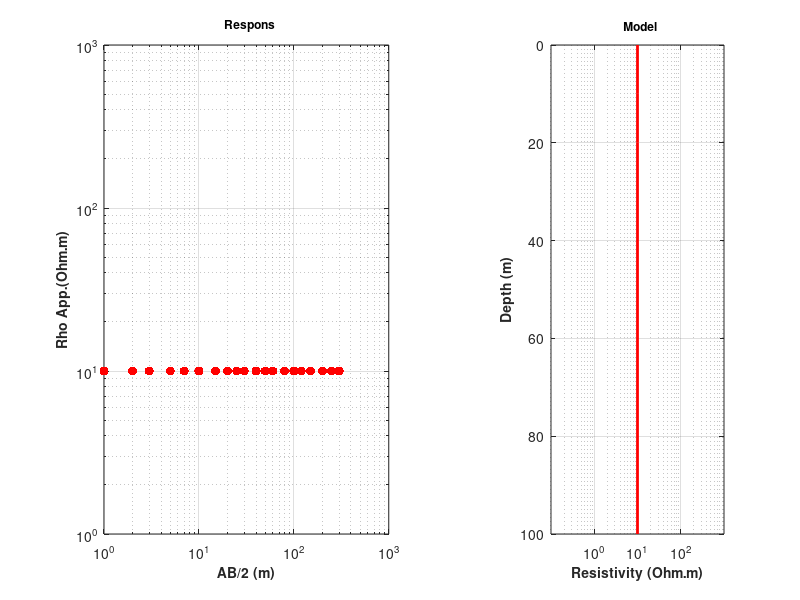

The MATLAB source for this figure:
% Forward 1D DC Resistivity
% Reference: Ekinci Y L and Demirci A. 2008. J. of Appl. Sciences 8 (22): 4070-4078
% Modified: M. Heriyanto and W. Srigutomo. 2016. Journal of Physics: Conference Series 877 (2017) 012066.
% URL: https://github.com/mheriyanto/MH1DDC

clc; clear all; close all;

% Model 3
load Model.txt
s = Model(:,1);                                    % resistivity (Ohm-m)
r = [10,10,10];                                     % thickness (m)
t = [10,10];                                         % AB/2 (m)

for ii = 1:length(s)
q = 13;
f = 10;
m = 4.438;
x = 0;
e = exp(log(10)/(2*m));
h = 2*q-2;
u(ii) = s(ii)*exp(-f*log(10)/m-x);                 % 1/lamda
l = length(r);
n = 1;

for i = 1:n+h
    w = l;                                      % w = i (n-1 th layer)
    T = r(l);                                   % T = T(lamda)
    while(w>1)
        w = w-1;
        aa = tanh(t(w)/u(ii));              % t(w) = depth
        T = (T+r(w)*aa)/(1+T*aa/r(w));      % r = resistivity, T = T(lamda) 
    end
    a(i) = T;
    u(ii) = u(ii)*e;
end

i = 1;
rho_a = 105*a(i)-262*a(i+2)+416*a(i+4)-746*a(i+6)+1605*a(i+8);
rho_a = rho_a-4390*a(i+10)+13396*a(i+12)-27841*a(i+14);
rho_a = rho_a+16448*a(i+16)+8183*a(i+18)+2525*a(i+20);
rho_a = (rho_a+336*a(i+22)+225*a(i+24))/10000;
rho_semu(ii) = rho_a;

% add noise
% rho_semu(ii) = rho_a + 0.15*rho_a*rand();
end

rr = [0,r];
tt = [0,cumsum(t),max(t)*10];

% save data
sintetik = [s rho_semu'];
save('data.txt','sintetik','-ascii');

% plotting
figure(1)
subplot(1,6,[1 3])
loglog(s,rho_semu,'.','color','r','MarkerSize',20);
axis([10^0 10^3 10^0 10^3]);
set(gca,'XTick',[1 1e1 1e2 1e3]);
%axis tight
xlabel('AB/2 (m)','fontweight','bold','fontsize',10);
ylabel('Rho App.(Ohm.m)','fontweight','bold','fontsize',10);
title(['\bf \fontsize{12} Respons']);
grid on

subplot(1,6,[5 6])
stairs(rr,tt,'r','LineWidth',2);
set(gca,'Ydir','reverse');
set(gca,'Xscale','log');
title(['\bf \fontsize{12} Model']);
xlabel('Resistivity (Ohm.m)','fontweight','bold','fontsize',10);
ylabel('Depth (m)','fontweight','bold','fontsize',10);    
grid on
axis([10^-1 10^3 0 10^2])
set(gca,'XTick',[1 1e1 1e2]);

% save workspace matlab
print('-dpng','Forward DC Resistivity','-r500')
save ForwardDCRes.mat
